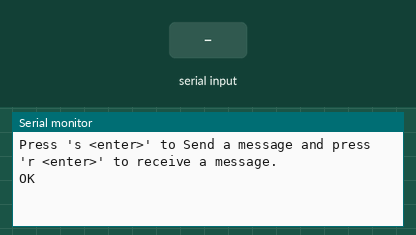
This sketch was run on a simulated Arduino Uno, built with avr-gcc and run on an emulated ATmega328P. On the bench: the last lines printed to the serial monitor. The inputs (shaded band) are chosen by the test bench. The modem accepts every AT command (registered, SIM ready, sends succeed) and sends nothing else.

Above: at 1.3 s.
1.4 s: "s" received over Serial
At 2.3 s:
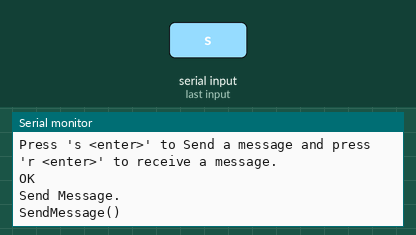
2.9 s: "s" received over the second serial link
5.9 s: "1" received over the second serial link
At 7.4 s:
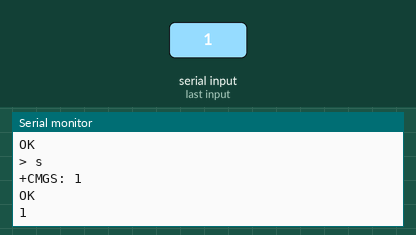
8.4 s: "s" received over the second serial link
At 10.5 s:
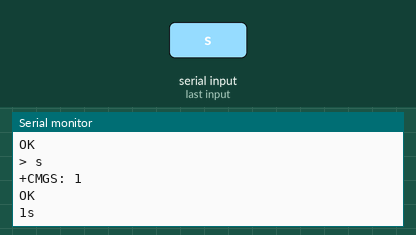

The sketch:

SMS_Txt.ino
```cpp
/*
STEM Center USA, Inc.
Pi-Bot: Motor Test Program using Function Calls
*/

#include <SoftwareSerial.h>

const int myRx = 7;  // Shield: Rx=7, Tx=8
const int myTx = 8;  // Board:  Rx=4, Tx=2

char inputBuffer[256];

SoftwareSerial mySerial(myRx, myTx);

void setup()
{
  pinMode(myRx, INPUT_PULLUP);
  pinMode(myTx, OUTPUT);

  mySerial.begin(19200);
  Serial.begin(19200);

  delay(100);
  mySerial.println("AT+IPR=19200");

  Serial.println ("Press \'s <enter>\' to Send a message and press \'r <enter>\' to receive a message.");

}
void loop()
{

  if (Serial.available() > 0)
  {
     switch(Serial.read())
     {
        case 's':
          Serial.println("Send Message.");
          SendMessage();
          break;
        default:
          break;
    }
  }

  for (int i = 0 ; i < 256 ; i++)
  {
      inputBuffer[i] = 0;
  }


  if (mySerial.available()>0)
  {
      mySerial.readBytes(inputBuffer, 255);
      Serial.write(inputBuffer);
  }


}


void SendMessage()
{
  Serial.println("SendMessage()");
  mySerial.println("AT+CMGF=1");    //Sets the GSM Module in Text Mode
  delay(1000);  // Delay of 1000 milli seconds or 1 second
  mySerial.println("AT+CMGS=\"xxxxxxxxxxx\"\r"); // Replace x with mobile number
  delay(500);
  mySerial.println("Hello, from Rover2.");// The SMS text you want to send
  delay(500);
   mySerial.println((char)26);// ASCII code of CTRL+Z
  delay(100);
}
```

Measured:
- after the input at 1.4 s, the serial monitor: prints a new line at once (image 1)
- after the input at 5.9 s, the serial monitor: prints a new line after 1.0 s (image 2)
- after the input at 8.4 s, the serial monitor: prints a new line after 1.0 s (image 3)
